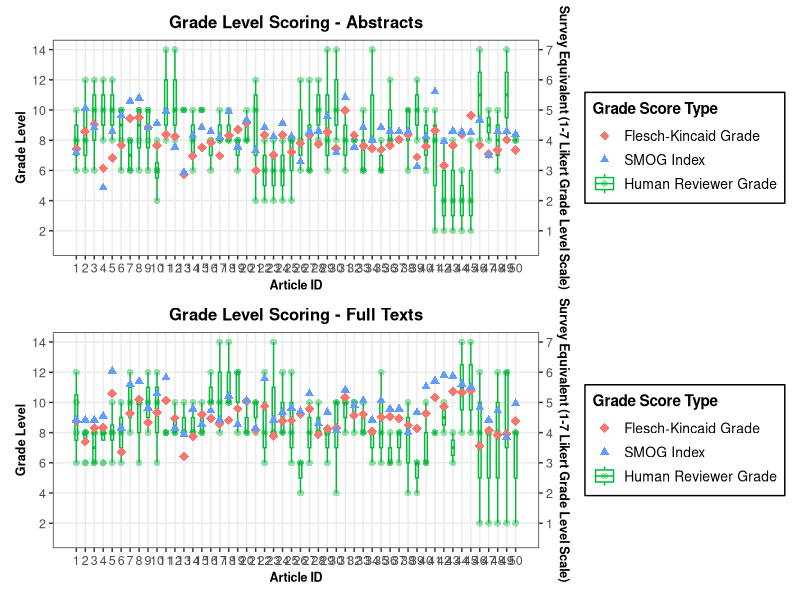

Here is the R script that generated this plot:
library(ggplot2)
library(tidyr)
library(dplyr)
library(patchwork)
library(here)

Human_Metrics <- read.csv(here("data","Final_LongMetrics_NoAccuracy.csv"), check.names=FALSE)
Summaries <- read.csv(here("data", "Summaries_Table.csv"), check.names=FALSE)

All_Summaries <- Human_Metrics |>
  mutate(`Article #` = if_else(`Article_ID`>50, `Article_ID`-50, `Article_ID`), Article_type=if_else(`Article_ID`>50, "Full Text", "Abstract"))

Abstracts <- All_Summaries %>% filter(Article_type == "Abstract")
FullTexts <- All_Summaries %>% filter(Article_type == "Full Text")

# Plot all individual rater points
AbstractPlot <- ggplot(Summaries, aes(x = `Article #`)) +
  geom_boxplot(data = Abstracts, aes(y = `Grade_Score`*2, group = `Article #`, color = "Human Reviewer Grade"),
               alpha = 0.3, width = 0.3) +
  # All individual human rater points
  geom_point(data = Abstracts, aes(y = `Grade_Score`*2, color = "Human Reviewer Grade"),
             size = 2, shape = 16, alpha = 0.4) +
  # FK Grade scores
  geom_point(aes(y = `Abstract_Flesch_Kincaid_Grade`, color = "Flesch-Kincaid Grade"),
             size = 3, shape = 18) +
  #SMOG Index score
  geom_point(aes(y = `Abstract_SMOG_Index`, color = "SMOG Index"),
             size = 2, shape = 17) +
  # #Gunning Fog score
  # geom_point(aes(y = `Abstract_Gunning_Fog_Score`, color = "Gunning Fog Score"),
  #            size = 2, shape = 15) +
  scale_color_discrete(breaks = c("Flesch-Kincaid Grade", "Gunning Fog Score", "SMOG Index", "Human Reviewer Grade"))+
  scale_x_continuous(breaks = seq(1, 50, by = 1)) +
  scale_y_continuous(
    breaks = seq(2, 14, by = 2),
    limits = c(1, 14),
    sec.axis = sec_axis(
      transform = ~ . / 2, # Divides 1-14 values by 2 to get 1-7 equivalents
      name = "Survey Equivalent (1-7 Likert Grade Level Scale)",
      breaks = 1:7) 
    )+
  labs(x = "Article ID",
       y = "Grade Level",
       color = "Grade Score Type",
       title = "Grade Level Scoring - Abstracts") +
  theme_bw() +  # Clean white background
  theme(
    panel.grid.minor = element_blank(),  # Remove minor gridlines
    legend.position = "right",  # Position on right of the plot
    legend.background = element_rect(fill = "white", color = "black"),
    axis.title = element_text(size = 9, face = "bold"),
    axis.text = element_text(size = 9),
    legend.title = element_text(size = 11, face = "bold"),
    legend.text = element_text(size = 10),
    plot.title = element_text(size = 12, face = "bold", hjust = 0.5)

  )

FullTextPlot <- ggplot(Summaries, aes(x = `Article #`)) +
  geom_boxplot(data = FullTexts, aes(y = `Grade_Score`*2, group = `Article #`, color = "Human Reviewer Grade"),
               alpha = 0.3, width = 0.3) +
  # All individual human rater points
  geom_point(data = FullTexts, aes(y = `Grade_Score`*2, color = "Human Reviewer Grade"),
             size = 2, shape = 16, alpha = 0.4) +
  # FK Grade scores
  geom_point(aes(y = `FullText_Flesch_Kincaid_Grade`, color = "Flesch-Kincaid Grade"),
             size = 3, shape = 18) +
  #SMOG Index score
  geom_point(aes(y = `FullText_SMOG_Index`, color = "SMOG Index"),
             size = 2, shape = 17) +
  # #Gunning Fog score
  # geom_point(aes(y = `FullText_Gunning_Fog_Score`, color = "Gunning Fog Score"),
  #            size = 2, shape = 15) +
  scale_color_discrete(breaks = c("Flesch-Kincaid Grade", "Gunning Fog Score", "SMOG Index", "Human Reviewer Grade"))+
  scale_x_continuous(breaks = seq(1, 50, by = 1)) +
  scale_y_continuous(
    breaks = seq(2, 14, by = 2),
    limits = c(1, 14),
    sec.axis = sec_axis(
      transform = ~ . / 2, # Divides 1-14 values by 2 to get 1-7 equivalents
      name = "Survey Equivalent (1-7 Likert Grade Level Scale)",
      breaks = 1:7) 
  )+
  labs(x = "Article ID",
       y = "Grade Level",
       color = "Grade Score Type",
       title = "Grade Level Scoring - Full Texts") +
  theme_bw() +  # Clean white background
  theme(
    panel.grid.minor = element_blank(),  # Remove minor gridlines
    legend.position = "right",  # Position on right of the plot
    legend.background = element_rect(fill = "white", color = "black"),
    axis.title = element_text(size = 9, face = "bold"),
    axis.text = element_text(size = 9),
    legend.title = element_text(size = 11, face = "bold"),
    legend.text = element_text(size = 10),
    plot.title = element_text(size = 12, face = "bold", hjust = 0.5)
    
  )

# AbstractPlot
# FullTextPlot

Combined <- AbstractPlot/FullTextPlot
# ggsave("ByArticle.png", Combined, width = 12, height = 7, dpi = 300)
Combined
